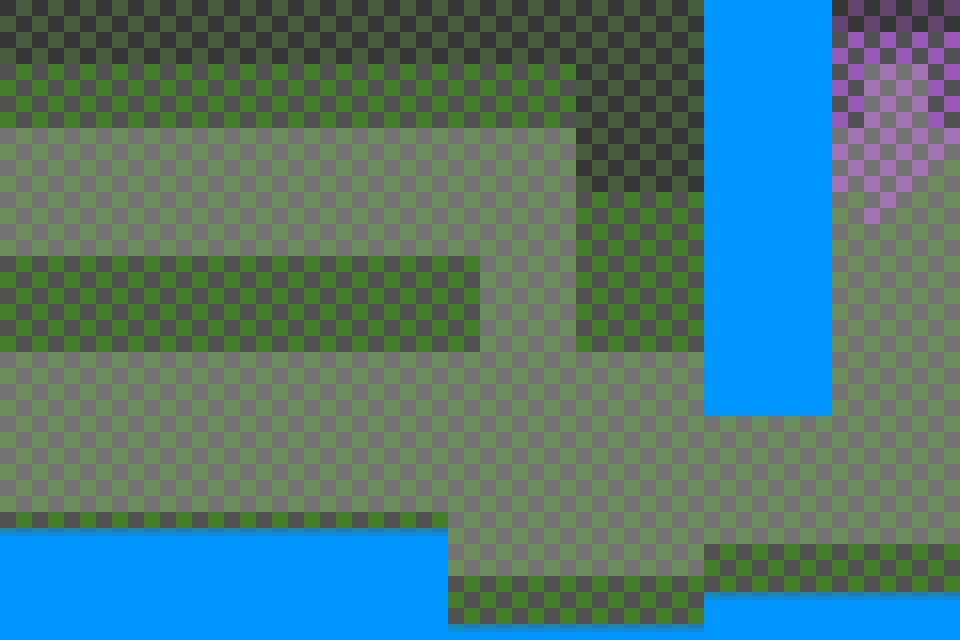

A level layout from a 2D game, rendered from its tile map. Below: a short description, then the map file with tile-grid data replaced by summaries:
An orthogonal 30x20 tile map with 32x32 px tiles, 2 tile layers (Tile Layer 1, Tile Layer 2) and 13 objects.

<map version="1.2" tiledversion="1.3.1" orientation="orthogonal" renderorder="left-down" compressionlevel="-1" width="30" height="20" tilewidth="32" tileheight="32" infinite="0" nextlayerid="4" nextobjectid="20">
 <properties>
  <property name="unity:scale" type="float" value="0.03125" />
 </properties>
 <tileset firstgid="1" source="dev_tiles1.tsx" />
 <layer id="1" name="Tile Layer 1" width="30" height="20">
  <properties>
   <property name="unity:sortingLayerName" value="Ground" />
  </properties>
  <data>[600 cells, 592 non-empty, 7 distinct tile ids]</data>
 </layer>
 <layer id="2" name="Tile Layer 2" width="30" height="20">
  <properties>
   <property name="unity:sortingLayerName" value="Elevated" />
  </properties>
  <data>[600 cells, 8 non-empty, 2 distinct tile ids]</data>
 </layer>
 <objectgroup id="3" name="Object Layer 1">
  <object id="7" x="0" y="256" width="480" height="80.5" />
  <object id="8" x="0" y="512" width="448" height="128" />
  <object id="9" x="1" y="0" width="577" height="111.909" />
  <object id="10" x="576" y="0" width="128" height="336.182" />
  <object id="11" x="704" y="0" width="128" height="416" />
  <object id="12" x="832" y="0" width="32" height="112.333" />
  <object id="13" x="928" y="0" width="32" height="111.75" />
  <object id="14" x="704" y="544" width="255" height="96" />
  <object id="15" x="448" y="576" width="256" height="64" />
  <object id="16" x="-64" y="-32" width="64" height="704" />
  <object id="17" x="0" y="640" width="960" height="32" />
  <object id="18" x="960" y="0" width="64" height="672" />
  <object id="19" x="0" y="-32" width="1024" height="32" />
 </objectgroup>
</map>